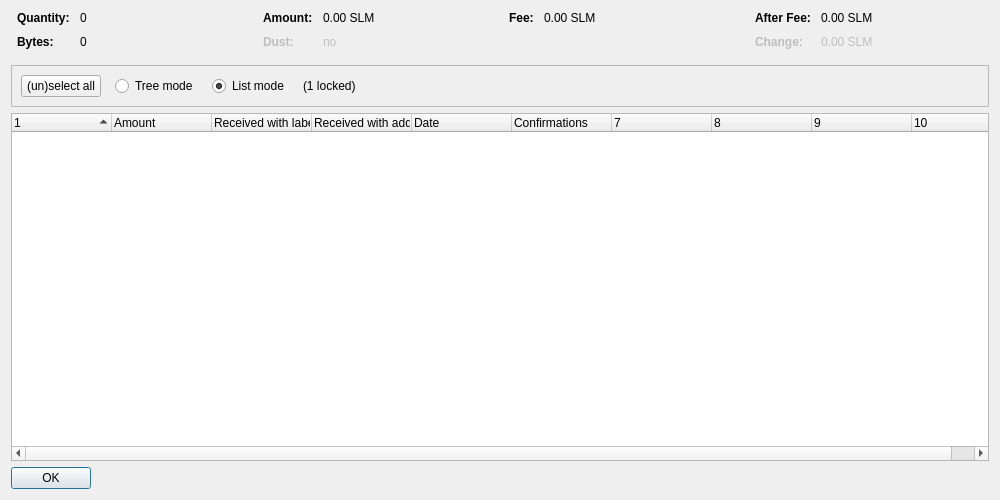
<?xml version="1.0" encoding="UTF-8"?>
<ui version="4.0">
 <class>CoinControlDialog</class>
 <widget class="QDialog" name="CoinControlDialog">
  <property name="geometry">
   <rect>
    <x>0</x>
    <y>0</y>
    <width>1000</width>
    <height>500</height>
   </rect>
  </property>
  <property name="windowTitle">
   <string>Coin Selection</string>
  </property>
  <layout class="QVBoxLayout" name="verticalLayout">
   <item>
    <layout class="QHBoxLayout" name="horizontalLayoutTop" stretch="0,0,0,0">
     <property name="topMargin">
      <number>0</number>
     </property>
     <property name="bottomMargin">
      <number>10</number>
     </property>
     <item>
      <layout class="QFormLayout" name="formLayoutCoinControl1">
       <property name="horizontalSpacing">
        <number>10</number>
       </property>
       <property name="verticalSpacing">
        <number>10</number>
       </property>
       <property name="leftMargin">
        <number>6</number>
       </property>
       <property name="rightMargin">
        <number>6</number>
       </property>
       <item row="0" column="0">
        <widget class="QLabel" name="labelCoinControlQuantityText">
         <property name="font">
          <font>
           <weight>75</weight>
           <bold>true</bold>
          </font>
         </property>
         <property name="text">
          <string>Quantity:</string>
         </property>
        </widget>
       </item>
       <item row="0" column="1">
        <widget class="QLabel" name="labelCoinControlQuantity">
         <property name="cursor">
          <cursorShape>IBeamCursor</cursorShape>
         </property>
         <property name="contextMenuPolicy">
          <enum>Qt::ActionsContextMenu</enum>
         </property>
         <property name="text">
          <string notr="true">0</string>
         </property>
         <property name="textInteractionFlags">
          <set>Qt::LinksAccessibleByMouse|Qt::TextSelectableByKeyboard|Qt::TextSelectableByMouse</set>
         </property>
        </widget>
       </item>
       <item row="1" column="0">
        <widget class="QLabel" name="labelCoinControlBytesText">
         <property name="font">
          <font>
           <weight>75</weight>
           <bold>true</bold>
          </font>
         </property>
         <property name="text">
          <string>Bytes:</string>
         </property>
        </widget>
       </item>
       <item row="1" column="1">
        <widget class="QLabel" name="labelCoinControlBytes">
         <property name="cursor">
          <cursorShape>IBeamCursor</cursorShape>
         </property>
         <property name="contextMenuPolicy">
          <enum>Qt::ActionsContextMenu</enum>
         </property>
         <property name="text">
          <string notr="true">0</string>
         </property>
         <property name="textInteractionFlags">
          <set>Qt::LinksAccessibleByMouse|Qt::TextSelectableByKeyboard|Qt::TextSelectableByMouse</set>
         </property>
        </widget>
       </item>
      </layout>
     </item>
     <item>
      <layout class="QFormLayout" name="formLayoutCoinControl2">
       <property name="horizontalSpacing">
        <number>10</number>
       </property>
       <property name="verticalSpacing">
        <number>10</number>
       </property>
       <property name="leftMargin">
        <number>6</number>
       </property>
       <property name="rightMargin">
        <number>6</number>
       </property>
       <item row="0" column="0">
        <widget class="QLabel" name="labelCoinControlAmountText">
         <property name="font">
          <font>
           <weight>75</weight>
           <bold>true</bold>
          </font>
         </property>
         <property name="text">
          <string>Amount:</string>
         </property>
        </widget>
       </item>
       <item row="0" column="1">
        <widget class="QLabel" name="labelCoinControlAmount">
         <property name="cursor">
          <cursorShape>IBeamCursor</cursorShape>
         </property>
         <property name="contextMenuPolicy">
          <enum>Qt::ActionsContextMenu</enum>
         </property>
         <property name="text">
          <string notr="true">0.00 SLM</string>
         </property>
         <property name="textInteractionFlags">
          <set>Qt::LinksAccessibleByMouse|Qt::TextSelectableByKeyboard|Qt::TextSelectableByMouse</set>
         </property>
        </widget>
       </item>
       <item row="1" column="0">
        <widget class="QLabel" name="labelCoinControlLowOutputText">
         <property name="enabled">
          <bool>false</bool>
         </property>
         <property name="font">
          <font>
           <weight>75</weight>
           <bold>true</bold>
          </font>
         </property>
         <property name="text">
          <string>Dust:</string>
         </property>
        </widget>
       </item>
       <item row="1" column="1">
        <widget class="QLabel" name="labelCoinControlLowOutput">
         <property name="enabled">
          <bool>false</bool>
         </property>
         <property name="cursor">
          <cursorShape>IBeamCursor</cursorShape>
         </property>
         <property name="contextMenuPolicy">
          <enum>Qt::ActionsContextMenu</enum>
         </property>
         <property name="text">
          <string notr="true">no</string>
         </property>
         <property name="textInteractionFlags">
          <set>Qt::LinksAccessibleByMouse|Qt::TextSelectableByKeyboard|Qt::TextSelectableByMouse</set>
         </property>
        </widget>
       </item>
      </layout>
     </item>
     <item>
      <layout class="QFormLayout" name="formLayoutCoinControl3">
       <property name="horizontalSpacing">
        <number>10</number>
       </property>
       <property name="verticalSpacing">
        <number>10</number>
       </property>
       <property name="leftMargin">
        <number>6</number>
       </property>
       <property name="rightMargin">
        <number>6</number>
       </property>
       <item row="0" column="0">
        <widget class="QLabel" name="labelCoinControlFeeText">
         <property name="font">
          <font>
           <weight>75</weight>
           <bold>true</bold>
          </font>
         </property>
         <property name="text">
          <string>Fee:</string>
         </property>
        </widget>
       </item>
       <item row="0" column="1">
        <widget class="QLabel" name="labelCoinControlFee">
         <property name="cursor">
          <cursorShape>IBeamCursor</cursorShape>
         </property>
         <property name="contextMenuPolicy">
          <enum>Qt::ActionsContextMenu</enum>
         </property>
         <property name="text">
          <string notr="true">0.00 SLM</string>
         </property>
         <property name="textInteractionFlags">
          <set>Qt::LinksAccessibleByMouse|Qt::TextSelectableByKeyboard|Qt::TextSelectableByMouse</set>
         </property>
        </widget>
       </item>
      </layout>
     </item>
     <item>
      <layout class="QFormLayout" name="formLayoutCoinControl4">
       <property name="horizontalSpacing">
        <number>10</number>
       </property>
       <property name="verticalSpacing">
        <number>10</number>
       </property>
       <property name="leftMargin">
        <number>6</number>
       </property>
       <property name="rightMargin">
        <number>6</number>
       </property>
       <item row="0" column="0">
        <widget class="QLabel" name="labelCoinControlAfterFeeText">
         <property name="font">
          <font>
           <weight>75</weight>
           <bold>true</bold>
          </font>
         </property>
         <property name="text">
          <string>After Fee:</string>
         </property>
        </widget>
       </item>
       <item row="0" column="1">
        <widget class="QLabel" name="labelCoinControlAfterFee">
         <property name="cursor">
          <cursorShape>IBeamCursor</cursorShape>
         </property>
         <property name="contextMenuPolicy">
          <enum>Qt::ActionsContextMenu</enum>
         </property>
         <property name="text">
          <string notr="true">0.00 SLM</string>
         </property>
         <property name="textInteractionFlags">
          <set>Qt::LinksAccessibleByMouse|Qt::TextSelectableByKeyboard|Qt::TextSelectableByMouse</set>
         </property>
        </widget>
       </item>
       <item row="1" column="0">
        <widget class="QLabel" name="labelCoinControlChangeText">
         <property name="enabled">
          <bool>false</bool>
         </property>
         <property name="font">
          <font>
           <weight>75</weight>
           <bold>true</bold>
          </font>
         </property>
         <property name="text">
          <string>Change:</string>
         </property>
        </widget>
       </item>
       <item row="1" column="1">
        <widget class="QLabel" name="labelCoinControlChange">
         <property name="enabled">
          <bool>false</bool>
         </property>
         <property name="cursor">
          <cursorShape>IBeamCursor</cursorShape>
         </property>
         <property name="contextMenuPolicy">
          <enum>Qt::ActionsContextMenu</enum>
         </property>
         <property name="text">
          <string notr="true">0.00 SLM</string>
         </property>
         <property name="textInteractionFlags">
          <set>Qt::LinksAccessibleByMouse|Qt::TextSelectableByKeyboard|Qt::TextSelectableByMouse</set>
         </property>
        </widget>
       </item>
      </layout>
     </item>
    </layout>
   </item>
   <item>
    <widget class="QFrame" name="frame">
     <property name="minimumSize">
      <size>
       <width>0</width>
       <height>40</height>
      </size>
     </property>
     <property name="frameShape">
      <enum>QFrame::StyledPanel</enum>
     </property>
     <property name="frameShadow">
      <enum>QFrame::Sunken</enum>
     </property>
     <layout class="QHBoxLayout" name="horizontalLayout">
      <item>
       <layout class="QHBoxLayout" name="horizontalLayoutPanel" stretch="0,0,0,0,0">
        <property name="spacing">
         <number>14</number>
        </property>
        <item>
         <widget class="QPushButton" name="pushButtonSelectAll">
          <property name="sizePolicy">
           <sizepolicy hsizetype="Maximum" vsizetype="Fixed">
            <horstretch>0</horstretch>
            <verstretch>0</verstretch>
           </sizepolicy>
          </property>
          <property name="text">
           <string>(un)select all</string>
          </property>
          <property name="autoDefault">
           <bool>false</bool>
          </property>
         </widget>
        </item>
        <item>
         <widget class="QRadioButton" name="radioTreeMode">
          <property name="sizePolicy">
           <sizepolicy hsizetype="Maximum" vsizetype="Fixed">
            <horstretch>0</horstretch>
            <verstretch>0</verstretch>
           </sizepolicy>
          </property>
          <property name="text">
           <string>Tree mode</string>
          </property>
         </widget>
        </item>
        <item>
         <widget class="QRadioButton" name="radioListMode">
          <property name="sizePolicy">
           <sizepolicy hsizetype="Maximum" vsizetype="Fixed">
            <horstretch>0</horstretch>
            <verstretch>0</verstretch>
           </sizepolicy>
          </property>
          <property name="text">
           <string>List mode</string>
          </property>
          <property name="checked">
           <bool>true</bool>
          </property>
         </widget>
        </item>
        <item>
         <widget class="QLabel" name="labelLocked">
          <property name="text">
           <string notr="true">(1 locked)</string>
          </property>
         </widget>
        </item>
        <item>
         <spacer name="horizontalSpacer">
          <property name="orientation">
           <enum>Qt::Horizontal</enum>
          </property>
          <property name="sizeHint" stdset="0">
           <size>
            <width>40</width>
            <height>20</height>
           </size>
          </property>
         </spacer>
        </item>
       </layout>
      </item>
     </layout>
    </widget>
   </item>
   <item>
    <widget class="CoinControlTreeWidget" name="treeWidget">
     <property name="contextMenuPolicy">
      <enum>Qt::CustomContextMenu</enum>
     </property>
     <property name="sortingEnabled">
      <bool>false</bool>
     </property>
     <property name="columnCount">
      <number>10</number>
     </property>
     <attribute name="headerShowSortIndicator" stdset="0">
      <bool>true</bool>
     </attribute>
     <attribute name="headerStretchLastSection">
      <bool>false</bool>
     </attribute>
     <column>
      <property name="text">
       <string/>
      </property>
     </column>
     <column>
      <property name="text">
       <string>Amount</string>
      </property>
     </column>
     <column>
      <property name="text">
       <string>Received with label</string>
      </property>
     </column>
     <column>
      <property name="text">
       <string>Received with address</string>
      </property>
     </column>
     <column>
      <property name="text">
       <string>Date</string>
      </property>
     </column>
     <column>
      <property name="text">
       <string>Confirmations</string>
      </property>
      <property name="toolTip">
       <string>Confirmed</string>
      </property>
     </column>
     <column>
      <property name="text">
       <string/>
      </property>
     </column>
     <column>
      <property name="text">
       <string/>
      </property>
     </column>
     <column>
      <property name="text">
       <string/>
      </property>
     </column>
     <column>
      <property name="text">
       <string/>
      </property>
     </column>
    </widget>
   </item>
   <item>
    <widget class="QDialogButtonBox" name="buttonBox">
     <property name="sizePolicy">
      <sizepolicy hsizetype="Maximum" vsizetype="Fixed">
       <horstretch>0</horstretch>
       <verstretch>0</verstretch>
      </sizepolicy>
     </property>
     <property name="orientation">
      <enum>Qt::Horizontal</enum>
     </property>
     <property name="standardButtons">
      <set>QDialogButtonBox::Ok</set>
     </property>
    </widget>
   </item>
  </layout>
 </widget>
 <customwidgets>
  <customwidget>
   <class>CoinControlTreeWidget</class>
   <extends>QTreeWidget</extends>
   <header>coincontroltreewidget.h</header>
  </customwidget>
 </customwidgets>
 <resources/>
 <connections/>
</ui>
